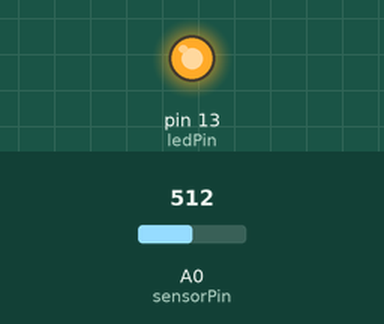
Bench run of a sketch on a simulated Arduino Uno, built with avr-gcc and run on an emulated ATmega328P. Shown: output pins drawn as LEDs (lit = HIGH). The inputs (shaded band) are chosen by the test bench; at power-on: A0 (sensorPin) = 512.

Above: at 2.8 s.
2.9 s: A0 (sensorPin) set to 0
5.6 s: A0 (sensorPin) set to 122
At 5.96 s:
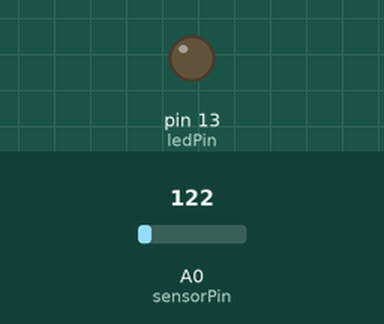
Timing chart, 0 to 15.1 s (numbered marks = the images above; inputs shaded):
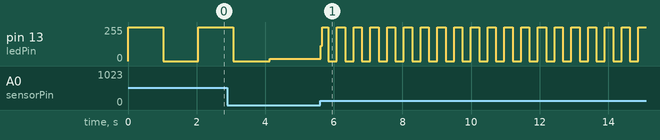

The sketch:

LDR_LED.ino
```cpp
int sensorPin = A0;
int ledPin = 13;
int sensorValue = 0;

void setup() {
  pinMode(ledPin, OUTPUT);
}

void loop() {
  sensorValue = analogRead(sensorPin);
  digitalWrite(ledPin, HIGH);
  delay(sensorValue*2);
  digitalWrite(ledPin, LOW);
  delay(sensorValue*2);
}
```

Measured:
- after the input at 5.6 s, pin 13 (ledPin): 16/255 → 116/255 at once, then moves between 0/255 and 255/255, repeating every 0.49 s
